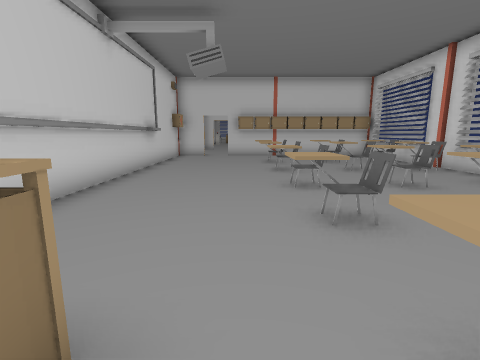
view 1 (above)

24 first-person views from a walk through a Unity game level. The camera is 1.2 m above the floor, tilts 10° down and sees 85° across. Doors are open. The floor is counted in squares, 1 m on a side. Each view is taken from the middle of a square. On the plan, view 1 faces up. The plan holds only what a view shows up to about 12 squares ahead; the rest is blank. The place goes on beyond the plan. The player is left out. Some surface patterns are stand-ins.

view 2
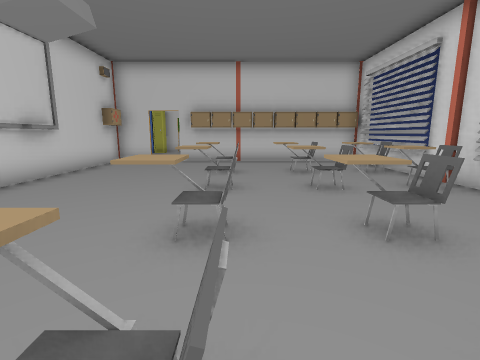

view 3
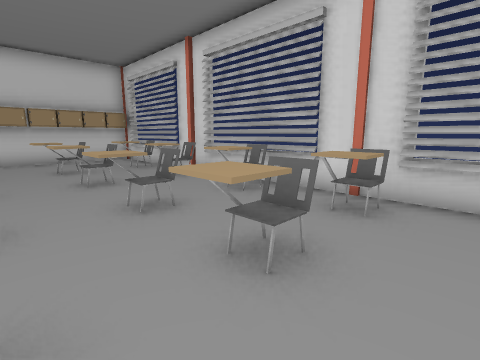

view 4
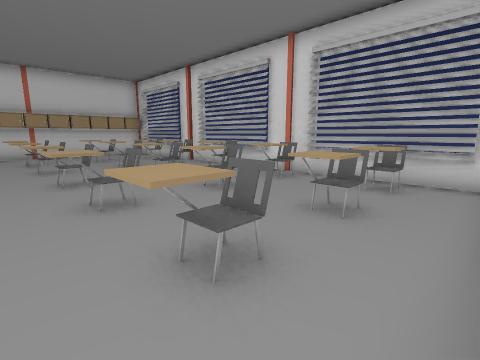

view 5
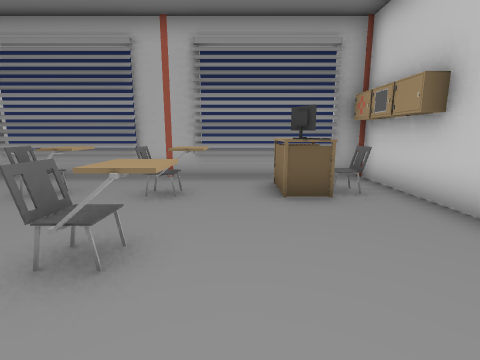

view 6
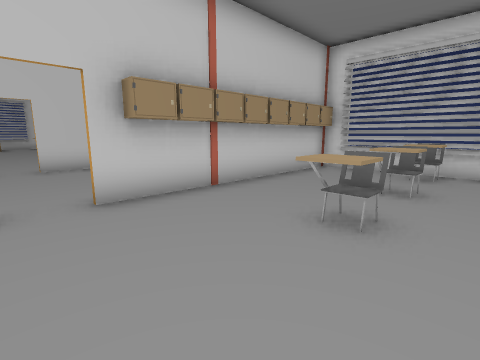

view 7
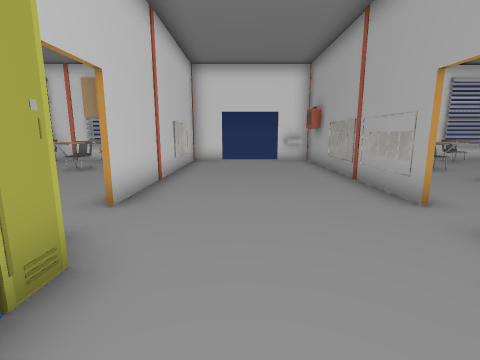

view 8
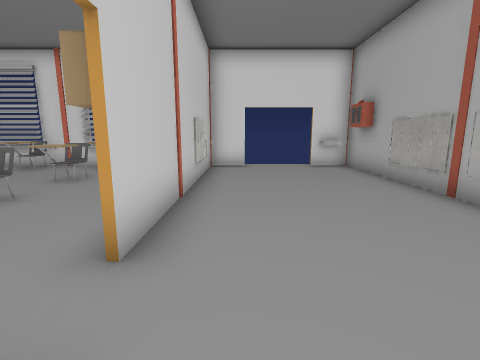

view 9
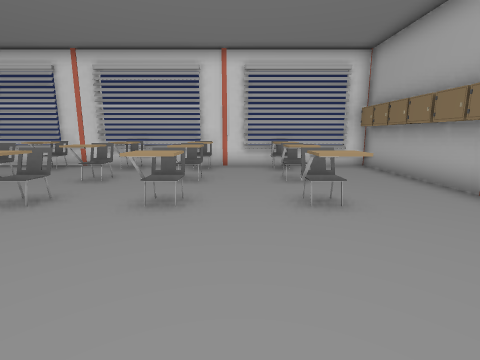

view 10
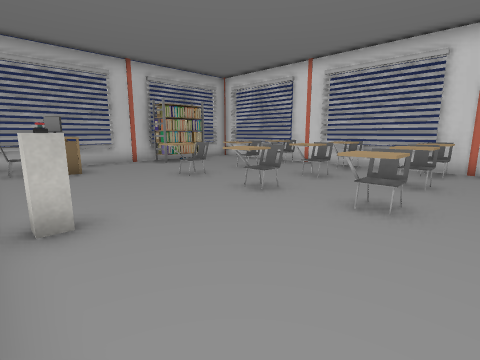

view 11
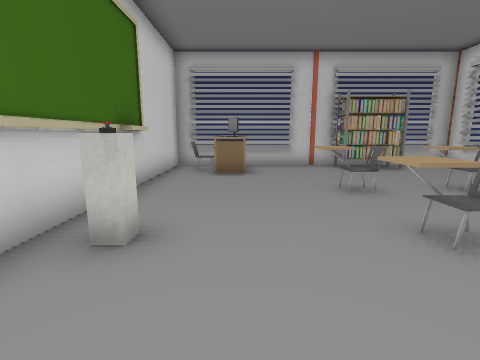

view 12
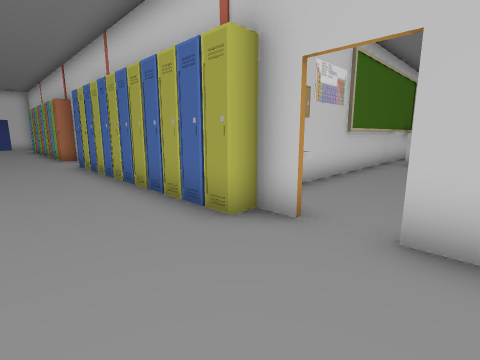

view 13
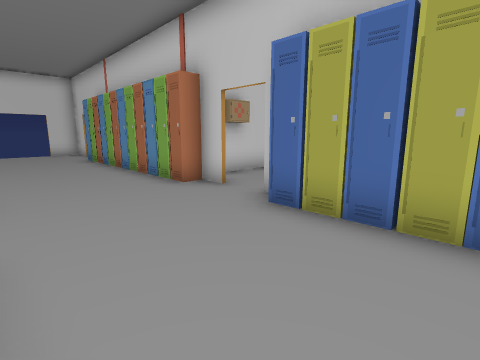

view 14
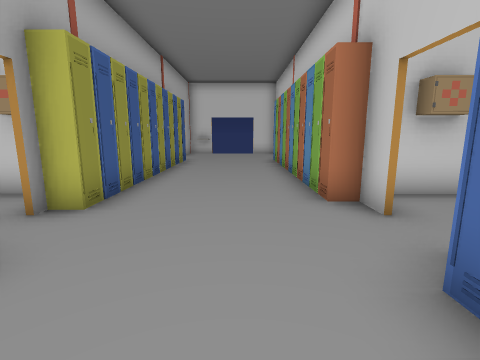

view 15
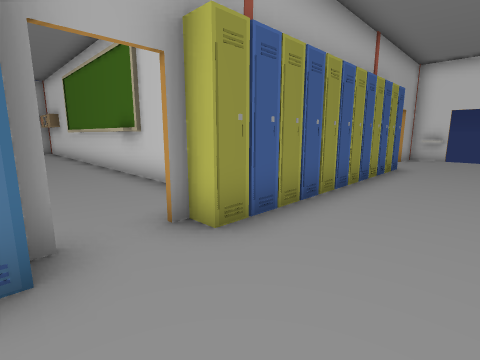

view 16
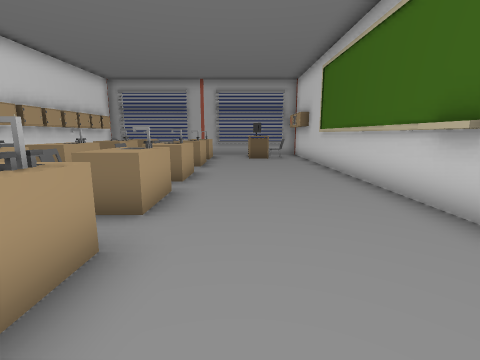

view 17
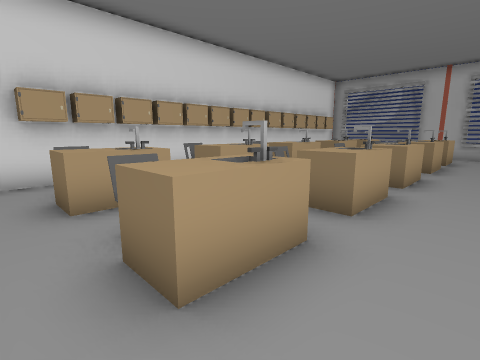

view 18
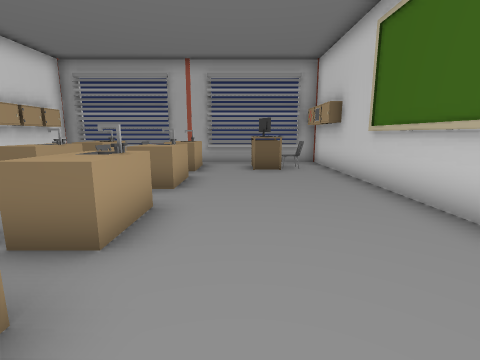

view 19
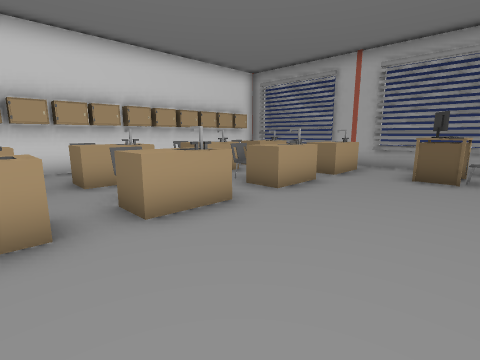

view 20
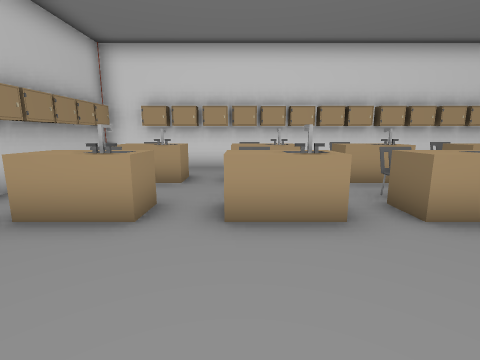

view 21
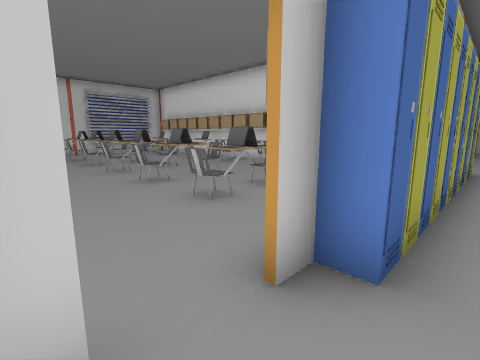

view 22
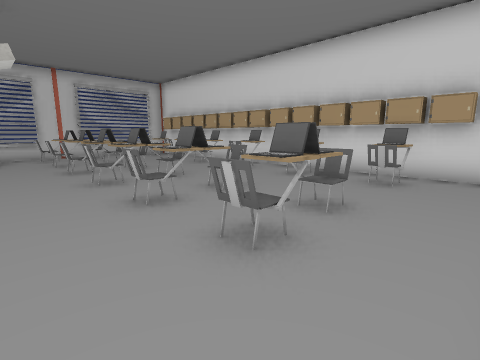

view 23
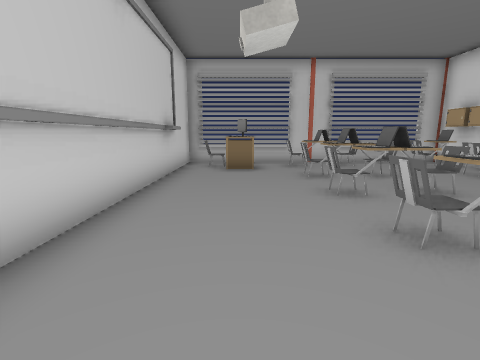

view 24
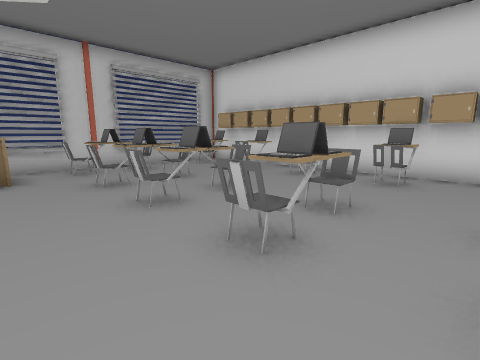

### Floor plan
Points are (right, up) in squares from view 1. A wall is a line through its corners. A room is listed if a view was taken in it or the views show most of it. See-through windows are left out.
Room 1 (views 1, 2, 3, 4, 5, 6, 7, 8, 9, 10, 11, 12, 13, 14, 15, 16, 17, 18, 19, 20, 21, 22, 23, 24)
walls: (-3.4, 13.5) (-3.4, 12.1); (-1.9, 14.8) (-2.5, 14.8); (-3.6, 12.1) (-3.6, 13.6); (-1.9, 20.2) (-2.5, 20.2); (-12.8, 20.2) (-13.5, 20.2); (-14.2, 13.6) (-14.2, 1.5); (-13.9, 10.8) (-13.9, 9.6); (-14.2, 23.5) (-14.2, 21.1); (7.1, 15.5) (7.1, 16.4); (7.1, 18.8) (7.1, 22); (7.2, 12.6) (7.2, 14.5); (7.1, 23.4) (7.1, 28.5); (7.2, 9.6) (7.2, 12.4); (7.1, 9.4) (7.1, 14.5); (7.2, 6.8) (7.2, 8.6); (-3.4, -0.4) (-3.4, -1.4); (-4.4, -1.3) (-3.6, -1.3) (-3.6, -0.4); (7.1, 29.4) (7.1, 32.9); (-11.5, -1.3) (-7.9, -1.3); (-1, -1.3) (5.2, -1.3); (-1.9, 36.3) (-11.5, 36.3); (-12.5, 36.3) (-14.2, 36.3) (-14.2, 27.1); (7.2, 2.1) (7.2, 6.5); (3, 36.3) (-0.8, 36.3); (7.1, 34.8) (7.1, 36.3) (5, 36.3); (7.2, -0.8) (7.2, 0.5)
low walls: (6.6, 15.5) (6.6, 16); (7.1, 33) (7.1, 33.9); (5.4, -1.3) (5.9, -1.3)
ways out: open door at (-1.5, 20); open door at (7, 17.5)
objects: locker (-21, 15); locker (-21, 20); locker (-20, 15); locker (-20, 20); locker (-19, 15); locker (-19, 20); locker (-18, 15); locker (-18, 20); locker (-17, 15); locker (-17, 20); locker (-16, 15); locker (-16, 20); locker (-15, 15); locker (-15, 20); other object (-14, -1); other object (-14, 0); locker (-14, 1); locker (-14, 14); locker (-14, 15); locker (-14, 20); other object (-13, 1); locker (-13, 15); other object (-13, 35); table (-12, 0); computer (-12, 1); table (-12, 34); locker (-11, 15); locker (-11, 20); locker (-10, 20); laptop (-10, 23) to (-9, 23); chair (-10, 25) to (-9, 26); chair (-10, 28) to (-9, 28); chair (-10, 30); chair (-10, 32) to (-9, 33); chair (-10, 35); table (-9, 0) to (-9, 1); table (-9, 3) to (-9, 4); table (-9, 6) to (-9, 7); table (-9, 9) to (-9, 10); table (-9, 12) to (-9, 13); locker (-9, 20); laptop (-9, 25); laptop (-9, 30) to (-8, 30); laptop (-9, 32) to (-8, 33); other object (-9, 35) to (-8, 35); other object (-8, 1); chair (-8, 4); chair (-8, 7); chair (-8, 13); locker (-8, 15); locker (-8, 20); chair (-8, 23); chair (-8, 25) to (-8, 26); laptop (-8, 28); chair (-8, 31); table (-7, 3) to (-7, 4); table (-7, 9); locker (-7, 15); locker (-7, 20); table (-6, 0); table (-6, 6) to (-6, 7); table (-6, 12) to (-6, 13); locker (-6, 15); locker (-6, 20); other object (-5, 1); other object (-5, 4); other object (-5, 7); other object (-5, 10); other object (-5, 13); locker (-5, 15); locker (-5, 20); laptop (-5, 23); other object (-5, 25); chair (-5, 28); other object (-5, 30); chair (-5, 33); chair (-5, 35); locker (-4, 0); locker (-4, 1); locker (-4, 2); locker (-4, 3); locker (-4, 4); locker (-4, 5); locker (-4, 6); locker (-4, 7); locker (-4, 8); locker (-4, 9); locker (-4, 10); locker (-4, 11); locker (-4, 12); locker (-4, 13); locker (-4, 15); locker (-4, 20); locker (-4, 22); locker (-4, 23); locker (-4, 24); locker (-4, 25); locker (-4, 26); locker (-4, 27); locker (-4, 28); locker (-4, 29); locker (-4, 30); locker (-4, 31); locker (-4, 32); locker (-4, 33); locker (-4, 34); locker (-4, 35); locker (-3, -1); chair (-3, 0); locker (-3, 1); locker (-3, 14); locker (-3, 20); locker (-3, 22); chair (-3, 35); table (-2, 0); other object (-2, 0) to (-1, 1); other object (-2, 29); block (-2, 30); table (-2, 34) to (-1, 34); computer (-1, 1); computer (-1, 35); other object (0, 15); locker (0, 20); chair (1, 1) to (2, 1); chair (1, 3) to (1, 4); chair (1, 6) to (2, 6); chair (1, 9) to (2, 9); chair (1, 11) to (2, 12); locker (1, 15); chair (1, 23) to (1, 24); chair (1, 26); chair (1, 29) to (2, 29); chair (1, 31) to (1, 32); locker (2, 15); locker (2, 20); chair (3, 1); chair (3, 3) to (4, 4); chair (3, 6) to (4, 6); chair (3, 11) to (4, 12); other object (3, 15); locker (3, 20); chair (3, 23) to (4, 24); chair (3, 31) to (4, 32); rack (3, 35) to (4, 35); chair (4, 9); locker (4, 15); locker (4, 20); chair (4, 26); chair (4, 29); locker (5, 15); locker (5, 20); chair (5, 26); chair (6, 3) to (6, 4); chair (6, 6); chair (6, 11) to (6, 12); other object (6, 15); locker (6, 20); chair (6, 23) to (6, 24); chair (6, 31) to (6, 32); chair (7, 1); chair (7, 9); locker (7, 15); chair (7, 29)

Positions as (right, up) in squares from view 1, and headings:
1: (0, 0), facing up
2: (2, 3), facing up
3: (2, 2), facing up-right
4: (0, -1), facing up-right
5: (0, 6), facing down
6: (-2, 10), facing up-right
7: (-5, 18), facing right
8: (-3, 19), facing right
9: (-3, 25), facing right
10: (-3, 25), facing up-right
11: (-1, 26), facing up
12: (0, 17), facing up-left
13: (-8, 16), facing up-left
14: (-9, 18), facing left
15: (-11, 18), facing down-left
16: (-11, 14), facing down
17: (-11, 14), facing down-right
18: (-11, 10), facing down
19: (-13, 9), facing down-right
20: (-13, 10), facing right
21: (-13, 19), facing up-right
22: (-12, 21), facing up-right
23: (-12, 25), facing up
24: (-12, 26), facing up-right
